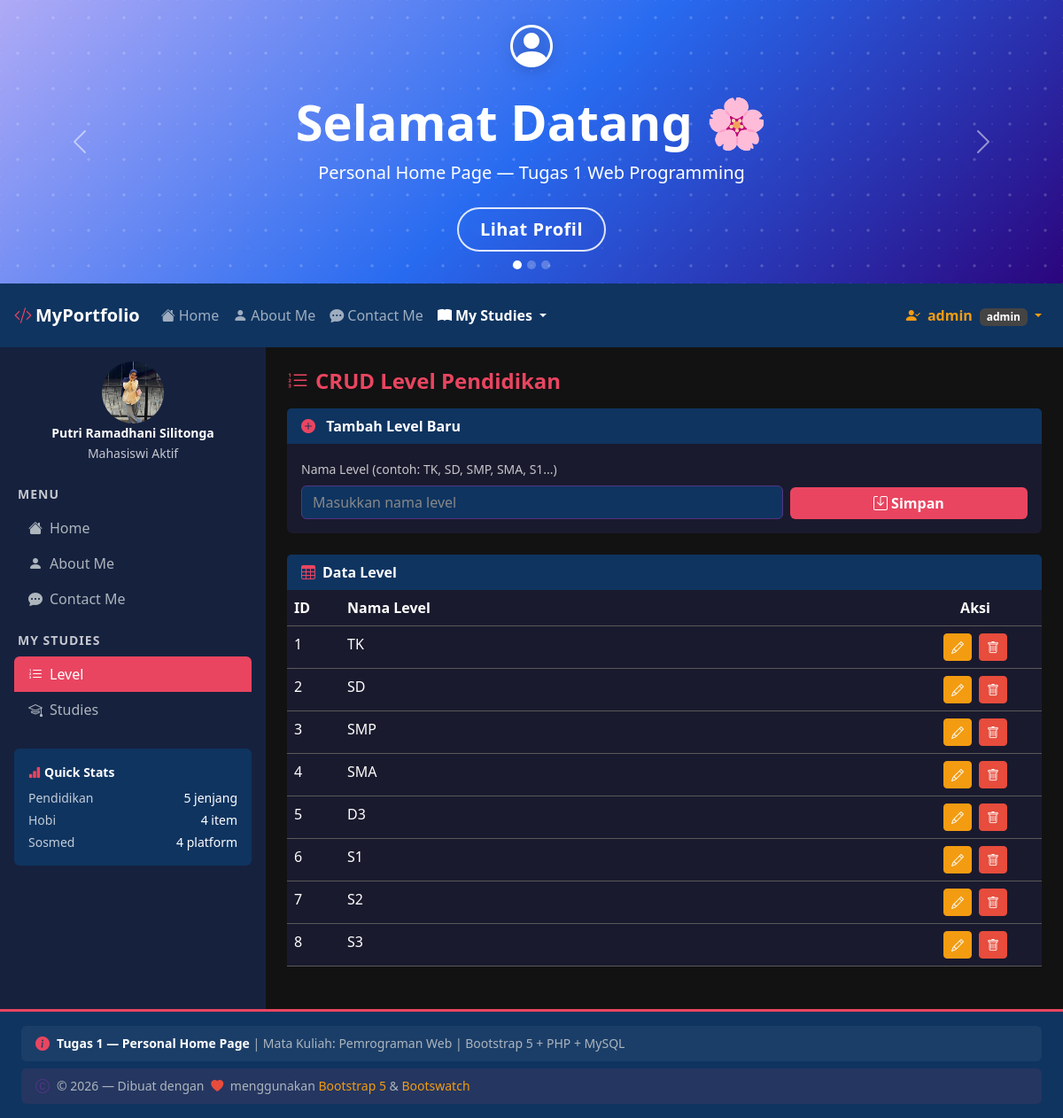
The page /index.php?page=level (signed in) on the database its author committed.
### tables this page shows
CREATE TABLE IF NOT EXISTS level (
    id INT AUTO_INCREMENT PRIMARY KEY,
    nama VARCHAR(100) NOT NULL
);

### pages/level.php (the view, shortened to what this page needs)
<?php
$editData = null;
$levels = $conn->query("SELECT * FROM level ORDER BY id ASC");
?>
<div class="mb-4">
    <h4 class="fw-bold mb-3" style="color:#e94560;">
        <i class="bi bi-list-ol me-2"></i>CRUD Level Pendidikan
    </h4>
    <div class="card border-0 mb-4" style="background:#1a1a2e; color:#fff;">
        <div class="card-header border-0 fw-bold" style="background:#0f3460; color:#fff;">
            <i class="bi bi-<?= $editData ? 'pencil' : 'plus-circle' ?>-fill me-2" style="color:#e94560;"></i>
            <?= $editData ? 'Edit Level' : 'Tambah Level Baru' ?>
        </div>
        <div class="card-body">
            <form method="POST" action="index.php?page=level" class="row g-2 align-items-end">
                <div class="col-md-8">
                    <label class="form-label small text-muted">Nama Level (contoh: TK, SD, SMP, SMA, S1...)</label>
                    <input type="text" name="nama" class="form-control"
                           style="background:#0f3460;border-color:#533483;color:#fff;"
                           value="<?= htmlspecialchars($editData['nama'] ?? '') ?>"
                           placeholder="Masukkan nama level" required>
                </div>
                <div class="col-md-4 d-flex gap-2">
                    <button type="submit" class="btn flex-fill fw-bold" style="background:#e94560;color:#fff;border:none;">
                        <i class="bi bi-save me-1"></i><?= $editData ? 'Update' : 'Simpan' ?>
                    </button>
                </div>
            </form>
        </div>
    </div>
    <div class="card border-0" style="background:#1a1a2e; color:#fff;">
        <div class="card-header border-0 fw-bold" style="background:#0f3460; color:#fff;">
            <i class="bi bi-table me-2" style="color:#e94560;"></i>Data Level
        </div>
        <div class="card-body p-0">
            <div class="table-responsive">
                <table class="table table-dark table-hover mb-0">
                    <thead style="background:#533483;">
                        <tr>
                            <th width="60">ID</th>
                            <th>Nama Level</th>
                            <th width="150" class="text-center">Aksi</th>
                        </tr>
                    </thead>
                    <tbody>
                    <?php if ($levels->num_rows > 0):
                        while ($row = $levels->fetch_assoc()): ?>
                        <tr>
                            <td><?= $row['id'] ?></td>
                            <td><?= htmlspecialchars($row['nama']) ?></td>
                            <td class="text-center">
                                <a href="index.php?page=level&edit=<?= $row['id'] ?>"
                                   class="btn btn-sm btn-warning me-1"><i class="bi bi-pencil"></i></a>
                                <a href="index.php?page=level&delete=<?= $row['id'] ?>"
                                   class="btn btn-sm btn-danger"
                                   onclick="return confirm('Hapus level ini?')"><i class="bi bi-trash"></i></a>
                            </td>
                        </tr>
                    <?php endwhile; else: ?>
                        <tr><td colspan="3" class="text-center text-muted py-4">Belum ada data level.</td></tr>
                    <?php endif; ?>
                    </tbody>
                </table>
            </div>
        </div>
    </div>
</div>

### index.php (style rules this page uses)
body { background-color: #121212; font-family: 'Segoe UI', sans-serif; }
.table-dark { --bs-table-bg: #1a1a2e; --bs-table-hover-bg: rgba(233,69,96,0.1); }

### rows shown on the page
level: id "1", nama "TK"
level: id "2", nama "SD"
level: id "3", nama "SMP"
level: id "4", nama "SMA"
level: id "5", nama "D3"
level: id "6", nama "S1"
level: id "7", nama "S2"
level: id "8", nama "S3"

### other values the page prints
$_SESSION['username'] "admin"
$_SESSION['role'] "admin"
